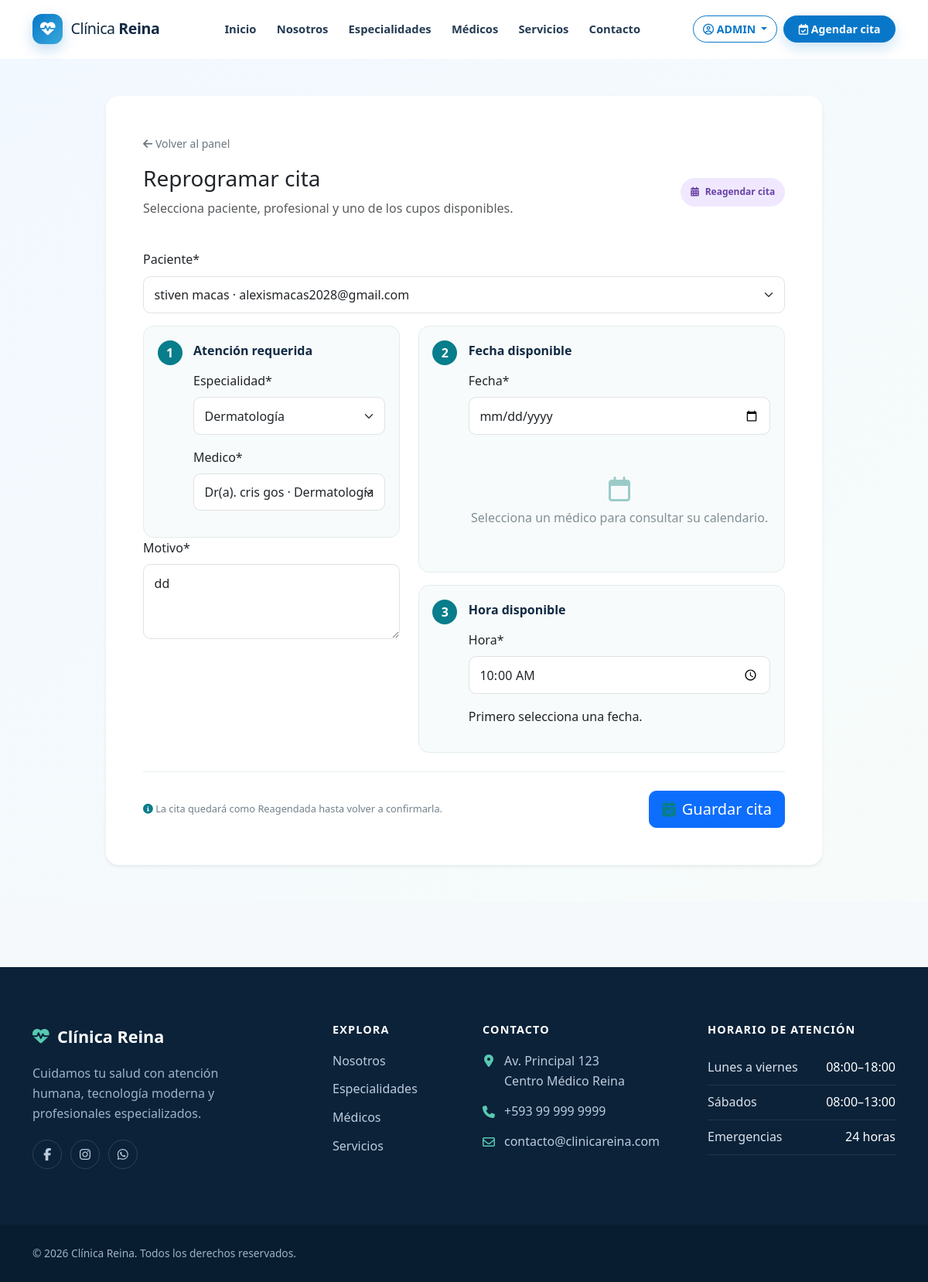
Screenshot of /citas/recepcion/4/editar/ (signed in) with the database file from the repository.
### apps/citas/models.py (models this page shows, shortened)
class Cita(models.Model):
    PENDIENTE = "PENDIENTE"
    CONFIRMADA = "CONFIRMADA"
    CANCELADA = "CANCELADA"
    ATENDIDA = "ATENDIDA"
    REAGENDADA = "REAGENDADA"
    ESTADOS = [
        (PENDIENTE, "Pendiente"),
        (CONFIRMADA, "Confirmada"),
        (REAGENDADA, "Reagendada"),
        (ATENDIDA, "Realizada"),
        (CANCELADA, "Cancelada"),
    ]
    paciente = models.ForeignKey(settings.AUTH_USER_MODEL, on_delete=models.PROTECT, related_name="citas")
    medico = models.ForeignKey("medicos.Medico", on_delete=models.PROTECT, related_name="citas")
    especialidad = models.ForeignKey("especialidades.Especialidad", on_delete=models.PROTECT, related_name="citas")
    fecha = models.DateField()
    hora = models.TimeField()
    motivo = models.TextField(max_length=500)
    estado = models.CharField(max_length=12, choices=ESTADOS, default=PENDIENTE)
    creado_en = models.DateTimeField(auto_now_add=True)
    recordatorio_whatsapp_enviado = models.BooleanField(default=False)
    fecha_recordatorio_whatsapp = models.DateTimeField(null=True, blank=True)
    whatsapp_message_id = models.CharField(max_length=255, blank=True)
    estado_recordatorio_whatsapp = models.CharField(max_length=30, blank=True)
    error_recordatorio_whatsapp = models.TextField(blank=True)
    class Meta:
        ordering = ("fecha", "hora")
        constraints = [
            models.UniqueConstraint(
                fields=("medico", "fecha", "hora"),
                condition=~models.Q(estado="CANCELADA"),
                name="cita_medico_fecha_hora_activa_unica",
            )
        ]

### apps/citas/views.py (the view, shortened to what this page needs)
# urls.py: path("recepcion/<int:pk>/editar/", views.recepcion_editar, name="recepcion_editar"),
@administrador_o_recepcionista
def recepcion_editar(request, pk):
    cita = get_object_or_404(Cita, pk=pk)
    agenda_anterior = (cita.medico_id, cita.fecha, cita.hora)
    form = CitaRecepcionForm(request.POST or None, instance=cita)
    return render(request, "citas/recepcion_form.html", {"form": form, "titulo": "Reprogramar cita", "cita": cita})

### apps/citas/forms.py
class CitaRecepcionForm(AgendarCitaForm):
    paciente = forms.ModelChoiceField(queryset=get_user_model().objects.none())
    class Meta(AgendarCitaForm.Meta):
        fields = ("paciente", "especialidad", "medico", "fecha", "hora", "motivo")
    def __init__(self, *args, **kwargs):
        super().__init__(*args, **kwargs)
        self.fields["paciente"].queryset = get_user_model().objects.filter(
            perfil__rol=Perfil.Rol.PACIENTE,
            perfil__activo=True,
            is_active=True,
        ).order_by("first_name", "last_name", "username")
        self.fields["paciente"].empty_label = "Selecciona un paciente"
        self.fields["paciente"].label_from_instance = lambda usuario: (
            f"{usuario.get_full_name() or usuario.username} · {usuario.email or 'sin correo'}"
        )

### apps/especialidades/models.py (called while the page is built)
    def __str__(self):
        return self.nombre

### apps/medicos/models.py (called while the page is built)
    def __str__(self):
        return f"Dr(a). {self.nombres} {self.apellidos}"

### templates/citas/recepcion_form.html (shortened to what this page needs)
{% extends "base.html" %}{% load static crispy_forms_tags %}{% block title %}{{ titulo }} | Clínica Reina{% endblock %}{% block css %}<link rel="stylesheet" href="{% static 'css/usuarios.css' %}"><link rel="stylesheet" href="{% static 'css/agenda.css' %}">{% endblock %}
{% block content %}<section class="auth-section py-5"><div class="container"><div class="row justify-content-center"><div class="col-xl-10"><div class="card auth-card border-0 shadow-sm"><div class="card-body p-4 p-lg-5"><a href="{% if request.user.perfil.rol == 'ADMIN' %}{% url 'dashboard:admin' %}{% else %}{% url 'dashboard:recepcionista' %}{% endif %}" class="link-secondary small"><i class="fa-solid fa-arrow-left"></i> Volver al panel</a><div class="agenda-heading"><div><h1 class="h3 mt-3">{{ titulo }}</h1><p class="text-muted">Selecciona paciente, profesional y uno de los cupos disponibles.</p></div>{% if cita %}<span class="rebook-badge"><i class="fa-solid fa-calendar-days"></i> Reagendar cita</span>{% endif %}</div><form method="post" novalidate data-calendar-form data-calendar-url="{% url 'citas:calendario_disponibilidad' %}" data-doctors-url="{% url 'citas:medicos_por_especialidad' %}" data-cita-id="{{ cita.pk|default:'' }}">{% csrf_token %}{{ form.paciente|as_crispy_field }}<div class="row g-4"><div class="col-lg-5"><section class="agenda-step"><span>1</span><div><h2>Atención requerida</h2>{{ form.especialidad|as_crispy_field }}{{ form.medico|as_crispy_field }}</div></section>{{ form.motivo|as_crispy_field }}</div><div class="col-lg-7"><section class="agenda-step"><span>2</span><div class="w-100"><h2>Fecha disponible</h2>{{ form.fecha|as_crispy_field }}<div class="availability-placeholder" data-calendar-dates><i class="fa-regular fa-calendar"></i><p>Selecciona un médico para consultar su calendario.</p></div></div></section><section class="agenda-step mt-3"><span>3</span><div class="w-100"><h2>Hora disponible</h2>{{ form.hora|as_crispy_field }}<div class="time-slots" data-time-slots><p>Primero selecciona una fecha.</p></div></div></section></div></div><div class="agenda-submit"><p><i class="fa-solid fa-circle-info"></i>{% if cita %} La cita quedará como Reagendada hasta volver a confirmarla.{% else %} El horario se validará nuevamente al guardar.{% endif %}</p><button class="btn btn-primary btn-lg" type="submit" data-loading-text="Guardando…"><i class="fa-solid fa-calendar-check me-2"></i>Guardar cita</button></div></form></div></div></div></div></div></section>{% endblock %}

### templates/componentes/navbar.html (shortened to what this page needs)
{% load socialaccount %}
<nav class="clinic-navbar navbar navbar-expand-xl sticky-top" aria-label="Navegación principal" data-navbar>
  <div class="container">
    <a class="clinic-navbar__brand navbar-brand" href="{% url 'pagina:inicio' %}" aria-label="Clínica Reina, inicio">
      <span class="clinic-navbar__logo" aria-hidden="true"><i class="fa-solid fa-heart-pulse"></i></span>
      <span>Clínica <strong>Reina</strong></span>
    </a>
    <div class="collapse navbar-collapse" id="menuNavbar">
      <ul class="navbar-nav mx-xl-auto">
        <li class="nav-item"><a class="nav-link" href="{% url 'pagina:inicio' %}">Inicio</a></li>
        <li class="nav-item"><a class="nav-link" href="{% url 'pagina:nosotros' %}">Nosotros</a></li>
        <li class="nav-item"><a class="nav-link" href="{% url 'pagina:especialidades' %}">Especialidades</a></li>
        <li class="nav-item"><a class="nav-link" href="{% url 'pagina:medicos' %}">Médicos</a></li>
        <li class="nav-item"><a class="nav-link" href="{% url 'pagina:servicios' %}">Servicios</a></li>
        <li class="nav-item"><a class="nav-link" href="{% url 'pagina:contacto' %}">Contacto</a></li>
      </ul>
      <div class="clinic-navbar__actions d-flex flex-column flex-xl-row align-items-xl-center gap-2">
        {% if user.is_authenticated %}
          <div class="dropdown">
            <button class="btn clinic-user-menu dropdown-toggle" type="button" data-bs-toggle="dropdown" aria-expanded="false">
              <i class="fa-regular fa-circle-user" aria-hidden="true"></i>
              <span>{{ user.get_full_name|default:user.username }}</span>
            </button>
          </div>
        {% endif %}
        <a href="{% url 'citas:agendar' %}" class="btn clinic-appointment-btn"><i class="fa-regular fa-calendar-check" aria-hidden="true"></i> Agendar cita</a>
      </div>
    </div>
  </div>
</nav>

### static/css/variables.css (style rules this page uses)
:root { --color-primary: #0877c9; --color-primary-dark: #075a98; --color-primary-soft: #e9f5fd; --color-secondary: #64748b; --color-success: #1f9d7a; --color-success-soft: #e7f7f1; --color-danger: #dc3545; --color-dark: #102a43; --color-background: #f6f9fc; --color-surface: #ffffff; --color-text: #243b53; --color-muted: #627d98; --color-border: #d9e2ec; --font-family: "Segoe UI", Roboto, "Helvetica Neue", Arial, sans-serif; --radius-sm: .5rem; --radius-md: 1rem; --radius-lg: 1.5rem; --radius-pill: 999px; --shadow-sm: 0 4px 14px rgb(16 42 67 / 7%); --shadow-md: 0 14px 36px rgb(16 42 67 / 12%); --shadow-lg: 0 24px 60px rgb(16 42 67 / 16%); --space-xs: .5rem; --space-sm: .75rem; --space-md: 1rem; --space-lg: 1.5rem; --space-xl: 2.5rem; --transition-fast: 180ms ease; --transition-normal: 320ms ease; --navbar-height: 76px; }

### static/css/base.css (style rules this page uses)
html { scroll-behavior: smooth; scroll-padding-top: calc(var(--navbar-height) + 1rem); }
body { min-height: 100vh; display: flex; flex-direction: column; margin: 0; overflow-x: hidden; color: var(--color-text); background: var(--color-background); font-family: var(--font-family); line-height: 1.65; text-rendering: optimizeLegibility; }
h1, h2, h3, h4, h5, h6 { color: var(--color-dark); font-weight: 700; line-height: 1.2; text-wrap: balance; }
p { text-wrap: pretty; }
a { color: var(--color-primary); text-decoration: none; transition: color var(--transition-fast); }
section { position: relative; }

### static/css/navbar.css (style rules this page uses)
.clinic-navbar { min-height: var(--navbar-height); padding-block: .75rem; background: rgb(255 255 255 / 96%); border-bottom: 1px solid transparent; backdrop-filter: blur(14px); transition: min-height var(--transition-normal), box-shadow var(--transition-normal), border-color var(--transition-normal); }
.clinic-navbar__brand { display: inline-flex; align-items: center; gap: .65rem; color: var(--color-dark); font-size: 1.22rem; letter-spacing: -.02em; }
.clinic-navbar__logo { display: inline-grid; width: 2.45rem; height: 2.45rem; place-items: center; color: #fff; background: linear-gradient(135deg, var(--color-primary), #39a9db); border-radius: .75rem; box-shadow: 0 7px 18px rgb(8 119 201 / 24%); }
.clinic-navbar .nav-link { position: relative; margin-inline: .1rem; padding: .65rem .72rem !important; color: var(--color-text); font-size: .92rem; font-weight: 600; }
.clinic-navbar .nav-link::after { position: absolute; right: .7rem; bottom: .35rem; left: .7rem; height: 2px; content: ""; background: var(--color-primary); transform: scaleX(0); transition: transform var(--transition-fast); }
.clinic-navbar__actions .btn { white-space: nowrap; border-radius: var(--radius-pill); font-size: .88rem; font-weight: 700; }
.clinic-login-btn, .clinic-user-menu { color: var(--color-primary); background: transparent; border-color: var(--color-primary); }
.clinic-appointment-btn { padding-inline: 1.15rem; color: #fff; background: var(--color-primary); border-color: var(--color-primary); box-shadow: 0 7px 18px rgb(8 119 201 / 20%); }

### static/css/usuarios.css (style rules this page uses)
.auth-section, .portal-section { background: linear-gradient(135deg, #f2f8ff 0%, #f7fcfa 100%); min-height: 62vh; }
.auth-card, .portal-card { border-radius: 1rem; }
.auth-card .form-control, .auth-card .form-select { border-radius: .6rem; padding: .7rem .85rem; }
.auth-card .btn, .portal-card .btn { border-radius: .6rem; }

### rows the page displays
Cita: paciente "stiven macas · alexismacas2028@gmail.com", especialidad "Dermatología", medico "Dr(a). cris gos · Dermatología", motivo "dd", hora "10:00:00"

### other values shown
{{ user.get_full_name|default:user.username }} "ADMIN"
{{ titulo }} "Reprogramar cita"
